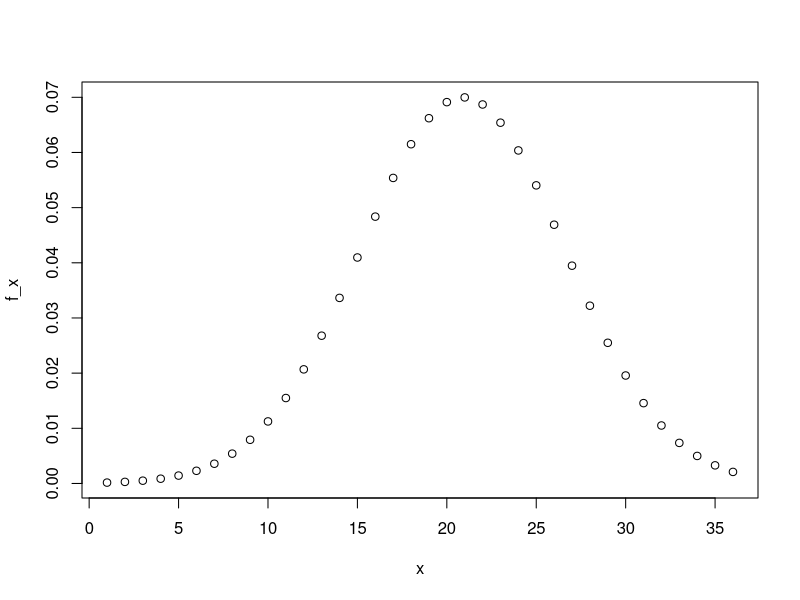
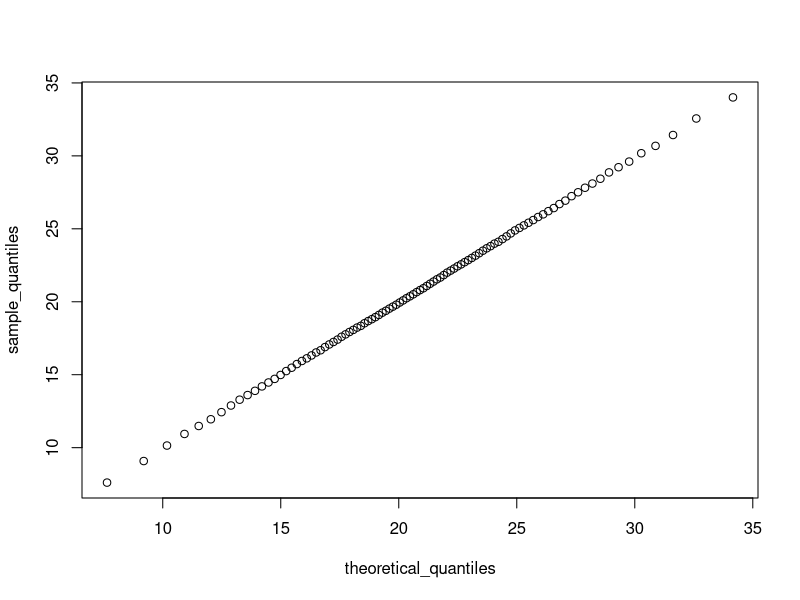

Recreate these plots in R, in order.
# Set the seed to 16, then use rnorm to generate a normal distribution of 10000 tests
#  with a mean of 20.9 and standard deviation of 5.7. Save these values as act_scores.
# You'll be using this dataset throughout these four multi-part questions.
set.seed(16)
act_scores <- rnorm(10000, 20.9, 5.7)


######### QUESTION 1a/b/c/d/e #########
# What is the mean of act_scores
mean(act_scores)

# What is the standard deviation of act_scores
sd(act_scores)

# A perfect score is 36 or greater (the maximum reported score is 36).
# In act_scores, how many perfect scores are there out of 10,000 simulated tests?
sum(act_scores >= 36)

# In act_scores, what is the probability of an ACT score greater than 30?
sum(act_scores > 30)/length(act_scores)

# In act_scores, what is the probability of an ACT score less than or equal to 10?
sum(act_scores <= 10)/length(act_scores)

######### QUESTION 2 #########
# Set x equal to the sequence of integers 1 to 36. Use dnorm to determine the value
#  of the probability density function over x given a mean of 20.9 and standard
#  deviation of 5.7; save the result as f_x. Plot x against f_x.
x <- seq(1, 36)
f_x <-  dnorm(x, 20.9, 5.7)
plot(x, f_x)

######### QUESTION 3a/b/c #########
# Convert act_scores to Z-scores. Recall from Data Visualization that to standardize
#  values (convert values into Z-scores, that is, values distributed with a mean of
#  0 and standard deviation of 1), you must subtract the mean and then divide by the
#  standard deviation. Use the mean and standard deviation of act_scores, not the
#  original values used to generate random test scores.
# What is the probability of a Z-score greater than 2 (2 standard deviations above
#  the mean)?
z_act_scores <- (act_scores - mean(act_scores))/sd(act_scores)

# What is the probability of a Z-score greater than 2 (2 standard deviations above the mean)?
sum(z_act_scores > 2)/length(z_act_scores)

# What ACT score value corresponds to 2 standard deviations above the mean (Z = 2)?
2*sd(act_scores)+mean(act_scores)

# A Z-score of 2 corresponds roughly to the 97.5th percentile. Use qnorm to determine
#  the 97.5th percentile of normally distributed data with the mean and standard
#  deviation observed in act_scores.
# What is the 97.5th percentile of act_scores?
qnorm(0.975, mean(act_scores), sd(act_scores))

######### QUESTION 4a/b/c/d #########
# Write a function that takes a value and produces the probability of an ACT score less
#  than or equal to that value (the CDF). Apply this function to the range 1 to 36.
# What is the minimum integer score such that the probability of that score or lower
#  is at least .95?
cdf <- sapply(1:36, function (x){
  mean(act_scores <= x)
})
min(which(cdf >= .95))

# Use qnorm to determine the expected 95th percentile, the value for which the
#  probability of receiving that score or lower is 0.95, given a mean score of
#  20.9 and standard deviation of 5.7. What is the 95th percentile of act_scores?
qnorm(0.95, 20.9, 5.7)

# As discussed in the Data Visualization course, we can use quantile to determine
#  sample quantiles from the data.
# Make a vector containing the quantiles for p <- seq(0.01, 0.99, 0.01), the 1st
#  through 99th percentiles of the act_scores data. Save these as sample_quantiles.
# In what percentile is a score of 26? Note that a score between the 98th and 99th
#  percentile should be considered the 98th percentile, for example, and that quantile
#  numbers are used as names for the vector sample_quantiles.
p <- seq(0.01, 0.99, 0.01)
sample_quantiles <- quantile(act_scores, p)
names(sample_quantiles[max(which(sample_quantiles < 26))])

# Make a corresponding set of theoretical quantiles using qnorm over the interval
#  p <- seq(0.01, 0.99, 0.01) with mean 20.9 and standard deviation 5.7. Save these
#  as theoretical_quantiles. Make a QQ-plot graphing sample_quantiles on the y-axis
#  versus theoretical_quantiles on the x-axis.
p <- seq(0.01, 0.99, 0.01)
sample_quantiles <- quantile(act_scores, p)
theoretical_quantiles <- qnorm(p, 20.9, 5.7)
qqplot(theoretical_quantiles, sample_quantiles) 